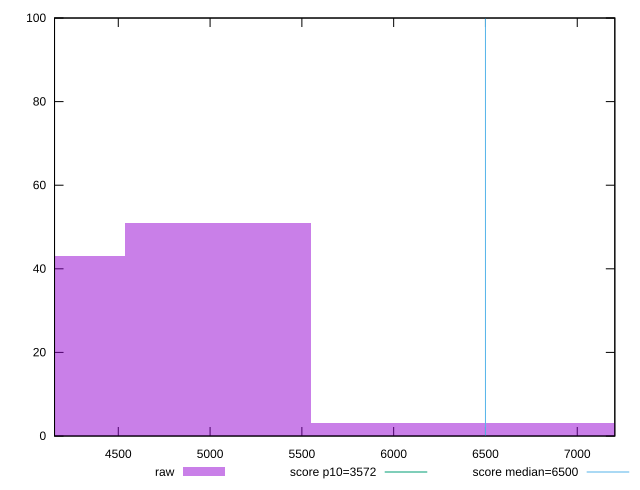

This chart was generated by the following gnuplot code:
reset

$raw <<EOF
5043.512107074078 51
4034.8096856592624 43
7060.916949903709 3
6052.214528488894 3
EOF

set key outside below
set boxwidth 1008.7024214148156
set xrange [4152.75:7204.623]
set yrange [0:100]
set trange [0:100]
set style fill transparent solid 0.5 noborder

set parametric
set terminal svg size 640, 490 enhanced background rgb 'white'
set output "report_00013_2021-02-09T12-04-24.940Z/first-cpu-idle/samples/pages+cached+noadtech+nomedia+nocss/raw/histogram.svg"

plot $raw title "raw" with boxes, \
     3572,t title "score p10=3572", \
     6500,t title "score median=6500"

reset
